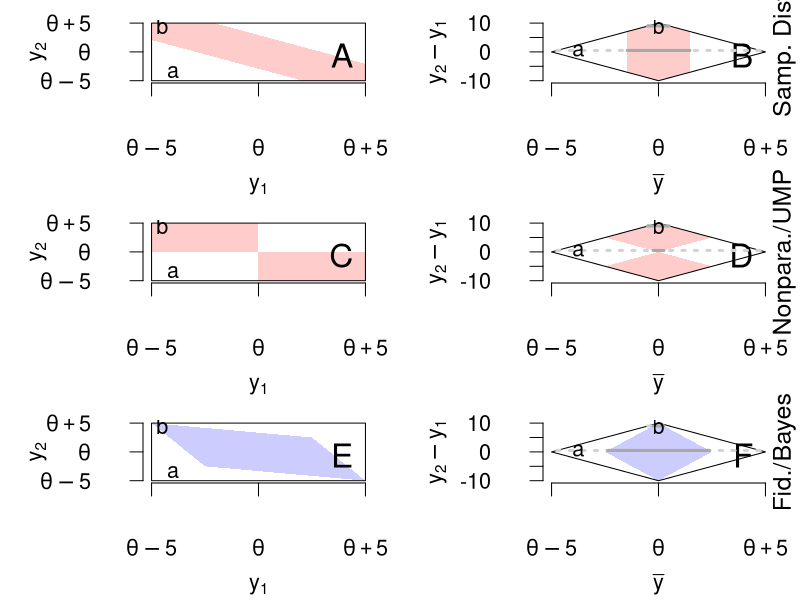

Write R code to recreate this figure.

x.a = c(.1,.15)
x.b = c(.05,.95)

ci2.width=.5*(1-1/sqrt(2))


par(mfrow=c(3,2),cex=1.3,mgp=c(3.5,2,0),mar=c(4.5,5.5,.8,1))
outPoint1.a = .5 * diff(x.a)
outPoint4.a = 1 - .5 * diff(x.a) 

outPoint1.b = .5 * diff(x.b)
outPoint4.b = 1 - .5 * diff(x.b) 

############# SD interval

#5 - 10/sqrt(8)
plot(0,0,ty='n',ylim=c(0,1),xlim=c(0,1),axes=FALSE,ylab=expression(y[2]),xlab=expression(y[1]))
q = sqrt(2)/2
x3 = c(0,0,q,1,1,1-q)
y3 = c(1,q,0,0,1-q,1)
polygon(x3,y3,col=rgb(1,0,0,.2),border=NA)
axis(1,at=2:4/2-1,lab=expression(theta - 5,
                                 theta,
                                 theta + 5
),las=1)
axis(2,at=2:4/2-1,lab=expression(theta - 5,
                                 theta,
                                 theta + 5
),las=1)
rect(0,0,1,1,border="black")

mtext("A",3,-2,adj=.9,cex=2)

points(x.a[1],x.a[2],pch='a')
points(x.b[1],x.b[2],pch='b')


plot(0,0,ty='n',ylim=c(-1,1),xlim=c(0,1),axes=FALSE,ylab=expression(y[2]-y[1]),xlab=expression(bar(y)))
polygon((x3+y3)/2,y3-x3,col=rgb(1,0,0,.2),border=NA)
axis(2,at=-2:2*5/10,lab=-2:2*5,las=1)
axis(1,at=2:4/2-1,lab=expression(theta - 5,
                                 theta,
                                 theta + 5
),las=1)
polygon(c(0,.5,1,.5),c(0,-1,0,1))
mtext("B",3,-2,adj=.9,cex=2)


outPoint2.a = outPoint1.a + max(0,.5 - outPoint1.a - ci2.width)
outPoint2.b = outPoint1.b + max(0,.5 - outPoint1.b - ci2.width)
outPoint3.a = 1 - outPoint2.a
outPoint3.b = 1 - outPoint2.b

segments(outPoint1.a,diff(x.a),outPoint4.a,diff(x.a),col="lightgray",lwd=3,lty=3)
segments(outPoint2.a,diff(x.a),outPoint3.a,diff(x.a),col="darkgray",lwd=3,lty=1)
segments(outPoint1.b,diff(x.b),outPoint4.b,diff(x.b),col="lightgray",lwd=3,lty=3)
segments(outPoint2.b,diff(x.b),outPoint3.b,diff(x.b),col="darkgray",lwd=3,lty=1)



points(mean(x.a),x.a[2]-x.a[1],pch='a')
#abline(h = x.a[2]-x.a[1],col="gray",lty=1)
points(mean(x.b),x.b[2]-x.b[1],pch='b')
#abline(h = x.b[2]-x.b[1],col="gray",lty=1)

mtext("Samp. Dist.", 4, -.5, padj=.5,cex=1.5)
######### NP, UMP

plot(0,0,ty='n',ylim=c(0,1),xlim=c(0,1),axes=FALSE,ylab=expression(y[2]),xlab=expression(y[1]))
x1 = c(0,.5,.5,1,1,0,0,.5,.5,0)
y1 = c(.5,.5,0,0,.5,.5,1,1,.5,.5)
polygon(x1,y1,col=rgb(1,0,0,.2),border=NA)
#x2 = c(0,.25,1,.75,0)
#y2 = c(1,.25,0,.75,1)
#polygon(x2,y2,col=rgb(0,0,1,.2),border=NA)
axis(1,at=2:4/2-1,lab=expression(theta - 5,
                                 theta,
                                 theta + 5
),las=1)
axis(2,at=2:4/2-1,lab=expression(theta - 5,
                                 theta,
                                 theta + 5
),las=1)
rect(0,0,1,1,border="black")

mtext("C",3,-2,adj=.9,cex=2)

points(x.a[1],x.a[2],pch='a')
points(x.b[1],x.b[2],pch='b')


plot(0,0,ty='n',ylim=c(-1,1),xlim=c(0,1),axes=FALSE,ylab=expression(y[2]-y[1]),xlab=expression(bar(y)))
polygon((x1+y1)/2,y1-x1,col=rgb(1,0,0,.2),border=NA)
#polygon((x2+y2)/2,y2-x2,col=rgb(0,0,1,.2),border=NA)
axis(2,at=-2:2*5/10,lab=-2:2*5,las=1)
axis(1,at=2:4/2-1,lab=expression(theta - 5,
                                 theta,
                                 theta + 5
),las=1)
polygon(c(0,.5,1,.5),c(0,-1,0,1))
mtext("D",3,-2,adj=.9,cex=2)

outPoint2.a = outPoint1.a + .5 - min(.5,abs(diff(x.a)))
outPoint2.b = outPoint1.b + .5 - min(.5,abs(diff(x.b)))
outPoint3.a = 1 - outPoint2.a
outPoint3.b = 1 - outPoint2.b

segments(outPoint1.a,diff(x.a),outPoint4.a,diff(x.a),col="lightgray",lwd=3,lty=3)
segments(outPoint2.a,diff(x.a),outPoint3.a,diff(x.a),col="darkgray",lwd=3,lty=1)
segments(outPoint1.b,diff(x.b),outPoint4.b,diff(x.b),col="lightgray",lwd=3,lty=3)
segments(outPoint2.b,diff(x.b),outPoint3.b,diff(x.b),col="darkgray",lwd=3,lty=1)


points(mean(x.a),x.a[2]-x.a[1],pch='a')
#abline(h = x.a[2]-x.a[1],col="gray",lty=1)
points(mean(x.b),x.b[2]-x.b[1],pch='b')
#abline(h = x.b[2]-x.b[1],col="gray",lty=1)

mtext("Nonpara./UMP", 4, -.5, padj=.5, cex=1.5)


########## Bayes interval

plot(0,0,ty='n',ylim=c(0,1),xlim=c(0,1),axes=FALSE,ylab=expression(y[2]),xlab=expression(y[1]))
#x1 = c(0,.5,.5,1,1,0,0,.5,.5,0)
#y1 = c(.5,.5,0,0,.5,.5,1,1,.5,.5)
#polygon(x1,y1,col=rgb(1,0,0,.2),border=NA)
x2 = c(0,.25,1,.75,0)
y2 = c(1,.25,0,.75,1)
polygon(x2,y2,col=rgb(0,0,1,.2),border=NA)
axis(1,at=2:4/2-1,lab=expression(theta - 5,
                                 theta,
                                 theta + 5
),las=1)
axis(2,at=2:4/2-1,lab=expression(theta - 5,
                                 theta,
                                 theta + 5
),las=1)
rect(0,0,1,1,border="black")

mtext("E",3,-2,adj=.9,cex=2)

points(x.a[1],x.a[2],pch='a')
points(x.b[1],x.b[2],pch='b')


plot(0,0,ty='n',ylim=c(-1,1),xlim=c(0,1),axes=FALSE,ylab=expression(y[2]-y[1]),xlab=expression(bar(y)))
#polygon((x1+y1)/2,y1-x1,col=rgb(1,0,0,.2),border=NA)
polygon((x2+y2)/2,y2-x2,col=rgb(0,0,1,.2),border=NA)
axis(2,at=-2:2*5/10,lab=-2:2*5,las=1)
axis(1,at=2:4/2-1,lab=expression(theta - 5,
                                 theta,
                                 theta + 5
),las=1)
polygon(c(0,.5,1,.5),c(0,-1,0,1))
mtext("F",3,-2,adj=.9,cex=2)

outPoint2.a = outPoint1.a + .5*(.5 - outPoint1.a)
outPoint2.b = outPoint1.b + .5*(.5 - outPoint1.b)
outPoint3.a = 1 - outPoint2.a
outPoint3.b = 1 - outPoint2.b

segments(outPoint1.a,diff(x.a),outPoint4.a,diff(x.a),col="lightgray",lwd=3,lty=3)
segments(outPoint2.a,diff(x.a),outPoint3.a,diff(x.a),col="darkgray",lwd=3,lty=1)
segments(outPoint1.b,diff(x.b),outPoint4.b,diff(x.b),col="lightgray",lwd=3,lty=3)
segments(outPoint2.b,diff(x.b),outPoint3.b,diff(x.b),col="darkgray",lwd=3,lty=1)


points(mean(x.a),x.a[2]-x.a[1],pch='a')
#abline(h = x.a[2]-x.a[1],col="gray",lty=1)
points(mean(x.b),x.b[2]-x.b[1],pch='b')
#abline(h = x.b[2]-x.b[1],col="gray",lty=1)

mtext("Fid./Bayes", 4, -.5, padj=.5,cex=1.5)

